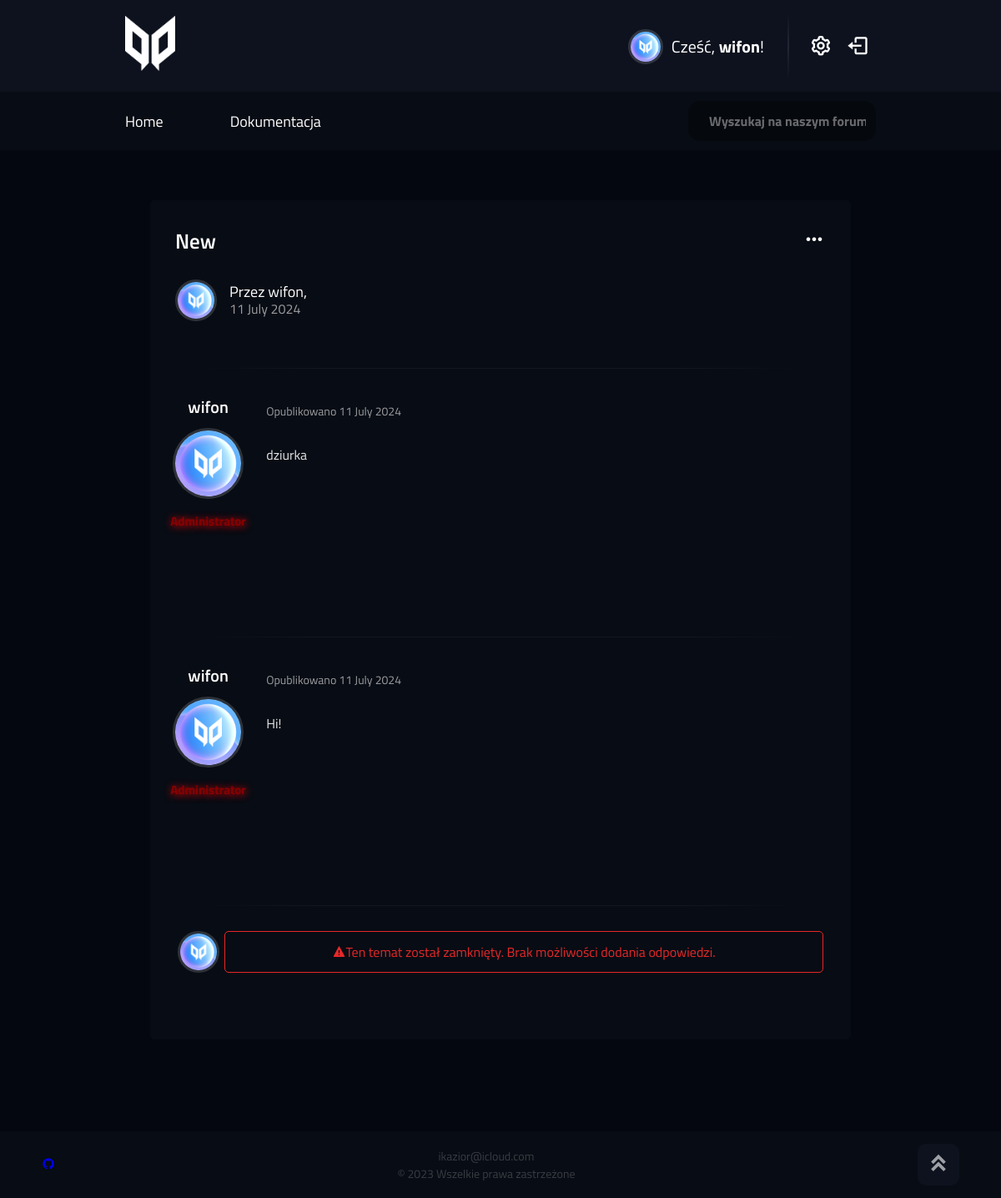
The app's page /topic.php?id=45 (signed in) with its own data.
### tables this page shows
CREATE TABLE `topics` (
  `ID` int(11) NOT NULL,
  `title` varchar(255) NOT NULL,
  `description` text NOT NULL,
  `user_id` int(11) NOT NULL,
  `cat_id` int(11) NOT NULL DEFAULT 1,
  `locked` int(11) NOT NULL DEFAULT 0,
  `date` timestamp NOT NULL DEFAULT current_timestamp()
);

CREATE TABLE `users` (
  `ID` int(11) NOT NULL,
  `username` varchar(255) NOT NULL,
  `password` varchar(255) NOT NULL,
  `email` varchar(255) NOT NULL,
  `rank` varchar(255) NOT NULL DEFAULT 'Użytkownik',
  `pfp` varchar(255) NOT NULL DEFAULT 'default.png',
  `ban` int(11) NOT NULL DEFAULT 0
);

CREATE TABLE `posts` (
  `ID` int(11) NOT NULL,
  `description` text NOT NULL,
  `user_id` int(11) NOT NULL,
  `topic_id` int(11) NOT NULL,
  `date` timestamp NOT NULL DEFAULT current_timestamp()
);

### topic.php (the view, shortened to what this page needs)
<?php
    $user_id = $_SESSION['id'];
    include("connect.php");
    if(isSet($_SESSION['id']) && isSet($_SESSION['username']))
    {
?>
<!DOCTYPE html>
<html lang="pl">
<head>
    <link href='https://unpkg.com/boxicons@2.1.4/css/boxicons.min.css' rel='stylesheet'>
    <link rel="stylesheet" href="./style.css">
    <link rel="stylesheet" href="./admin-menu/style.css">
    <link rel="stylesheet" href="./footer/style.css">
</head>
<body>
    <header>
        <nav class="navbar">
            <div class="container-top">
                <div class="nav-top">
                <a href="home.php"><img class="logo" alt="logo" src="./images/logo.png"></a>
                    <ul class="nav-profile">
                        <a href="user.php?id=<?php echo $user_id; ?>"><li><img class="pfp" alt="pfp" src="./pfp/<?php echo $_SESSION['pfp'];?>"></li>
                        <li><span>Cześć, <b><?php echo $_SESSION['username']; ?></b>!</span></li></a>
                        <div class="divider"></div>
                        <li><a href="settings.php"><i class='bx bx-cog bx-spin-hover'></i></a></li>
                        <li><a href="logout.php"><i class='bx bx-log-out'></i></a></li>
                    </ul>
                </div>
            </div>
            <div class="container-bottom">
                <div class="nav-bottom">
                    <div class="nav-links">
                        <a class="nav-buttons" href="home.php">Home</a>
                        <a class="nav-buttons" href="doc.php">Dokumentacja</a>
                    </div>
                    <input type="text" class="search" onkeyup="search()" id="search" placeholder="Wyszukaj na naszym forum">
                </div>
            </div>
        </nav>
    </header>
    <main class="forum">
        <article class="topic">
            <div class="container">
                <?php
                    $topic_id = $_GET['id'];
                    $sql_topic = "SELECT * FROM topics WHERE ID='$topic_id'";
                    $results_topic = mysqli_query($connect, $sql_topic);
                    $row_topic = mysqli_fetch_array($results_topic);
                    $topic_date = $row_topic['date'];
                    $locked = $row_topic['locked'];
                    $author_id = $row_topic['user_id'];
                    $topic_date = strftime("%e %B %Y",strtotime($topic_date));
                    $sql_author = "SELECT * FROM users WHERE ID='$author_id'";
                    $results_author = mysqli_query($connect, $sql_author);
                    $row_author = mysqli_fetch_array($results_author);
                    $author_username = $row_author['username'];
                    $author_pfp = $row_author['pfp'];
                    $author_rank = $row_author['rank'];
                    if($author_rank === "Administrator") { $author_rank = "</i>Administrator"; $class = "rank-admin"; }
                    else { $class = "rank-user"; }
                    echo "
                    <div class='topic-top'>
                        <p class='topic-post-label'>".$row_topic['title']."</p>
                        <div class='dropdown'>
                            <i onclick='dropdown()' class='bx bx-dots-horizontal-rounded'></i>";
                    echo "
                    </div>
                    </div>
                    <div class='topic-author'>
                    <a href='./user.php?id=".$row_author['ID']."'><img src='./pfp/".$author_pfp."'></a>
                        <div class='author-label'>
                            <p>Przez ".$author_username.",</p><span>".$topic_date."</span>
                        </div>
                    </div><hr>";
                    echo "
                    <div class='post'>
                    <div class='post-author'>
                        <div>
                            <p>".$author_username."</p>
                            <img src='./pfp/".$author_pfp."'>
                            <p class='".$class."'>".$author_rank."</p>
                        </div>
                    </div>
                    <div class='post-content'>
                        <p class='post-date'>Opublikowano ".$topic_date."</p>
                        <div id='topic-content' class='content'>".$row_topic['description']."</div>
                    </div></div><hr>";
                    $sql_posts = "SELECT * FROM posts WHERE topic_id='$topic_id'";
                    $results_posts = mysqli_query($connect, $sql_posts);
                    while($row_posts = mysqli_fetch_array($results_posts)) {
                        $post_date = strftime("%e %B %Y",strtotime($row_posts['date']));
                        $post_author_id = $row_posts['user_id'];
                        $sql_post_user = "SELECT * FROM users WHERE ID='$post_author_id'";
                        $results_post_user = mysqli_query($connect, $sql_post_user);
                        $row_post_user = mysqli_fetch_array($results_post_user);
                        $author_rank = $row_post_user['rank'];
                        if($author_rank === "Administrator") { $class = "rank-admin"; }
                        else { $class = "rank-user"; }
                        echo "
                        <div class='post'>
                        <div class='post-author'>
                            <div>
                                <p>".$row_post_user['username']."</p>
                                <img src='./pfp/".$row_post_user['pfp']."'>
                                <p class='".$class."'>".$author_rank."</p>
                            </div>
                        </div>
                        <div class='post-content'>
                            <p class='post-date'>Opublikowano ".$post_date."</p>
                            <div class='content'>".$row_posts['description']."</div>
                        </div></div><hr>";
                    }
                    echo "<div class='add-post'>";
                    if($locked === '0') {
                        echo "<form method='POST' action='create-post.php'>";
                        echo "<div class='add-box'><img src='./pfp/".$_SESSION['pfp']."'>";
                        echo "<div id='replace'><button onClick='replace(this)'>Dodaj odpowiedź do tematu...</button></div></div></form>";
                    }
                    else {
                        echo "<div class='add-box'><img src='./pfp/".$_SESSION['pfp']."'>";
                        echo "<div class='locked'><i class='bx bxs-error'></i>Ten temat został zamknięty. Brak możliwości dodania odpowiedzi.</div></div>";
                    }
                    echo "</div>";
                ?>
            </div>
        </article>
    </main>
    <footer>
    </footer>
</body>
</html>
<?php
    }
    else {
        header("Location: index.php?error=Musisz być zalogowany");
    }
?>

### style.css (style rules this page uses)
* { margin: 0; padding: 0; box-sizing: border-box; font-family: 'Titillium Web', sans-serif; }
:root { --primary: #080c14; --secondary: #0d121e; --accent: #2b52ff; --accent-hover: #1a3dd6; --label: #ffffff; --text: rgba(255, 255, 255, 0.6); }
body, html { width: 100%; }
body { background: #04070f; }
.navbar { position: relative; width: 100%; }
.container-top { width: 100%; background-color: var(--secondary); display: flex; justify-content: center; }
.nav-top { width: 75%; height: 110px; display: flex; justify-content: space-between; align-items: center; }
.container-bottom { width: 100%; background-color: var(--primary); display: flex; justify-content: center; }
.nav-bottom { width: 75%; height: 70px; display: flex; justify-content: space-between; align-items: center; }
.logo { width: 60px; }
.nav-profile { list-style: none; display: flex; align-items: center; }
.nav-profile > a { text-decoration: none; display: flex; align-items: center; }
.nav-profile span { color: var(--label); font-size: 20px; margin-right: 12px; }
.nav-profile li i { color: var(--label); font-size: 28px; margin: 3px 8px 0 8px; }
.pfp { border-radius: 50%; width: 42px; height: 42px; margin: 7px 10px 0 0; border: 3px solid rgba(200, 200, 200, 0.2); }
.nav-links { display: flex; align-items: center; justify-content: space-around; }
.nav-buttons { text-decoration: none; position: relative; color: var(--label); font-size: 18px; transition: .3s; text-align: left; margin-right: 80px; }
.search { background: rgba(0, 0, 0, 0.35); color: var(--label); padding: 12px 12px 12px 25px; border-radius: 14px; border: none; width: 25%; font-size: 16px; outline: none; }
.search::placeholder { color: rgba(255, 255, 255, 0.4); font-weight: bold; }
.divider { height: 80px; border: 1px solid; border-image: linear-gradient(transparent, rgba(113, 123, 151, 0.2), transparent); border-image-slice: 1; margin: 16px; }
.forum { width: 100%; display: flex; justify-content: center; flex-direction: column; }
.topic { display: flex; justify-content: center; }
.topic > .container { background-color: var(--primary); width: 70%; height: auto; margin: 60px 0 60px 0; padding: 30px; border-radius: 5px; }
.topic-top { display: flex; justify-content: space-between; align-items: center; }
.topic-post-label { color: var(--label); font-size: 25px; font-weight: 600; }
hr { height: 8px; background-image: linear-gradient(90deg, transparent, rgba(113, 123, 151, 0.1) 20% 80%, transparent); border: none; height: 1px; margin: 30px; }
.topic-author { display: flex; align-items: center; padding-bottom: 20px; margin-top: 20px; }
.topic-author img { width: 50px; height: 50px; border-radius: 50%; margin-top: 7px; margin-right: 15px; border: 3px solid rgba(200, 200, 200, 0.2); }
.author-label { line-height: 20px; }
.author-label > p { color: var(--label); font-size: 18px; }
.author-label > span { color: var(--text); font-size: 16px; }
.post { display: flex; justify-content: space-around; }
.post-author { width: 14%; display: flex; justify-content: center; padding-right: 30px; }
.post-author div { display: flex; flex-direction: column; align-items: center; }
a { text-decoration: none; }
.post-author div p { color: var(--label); font-size: 20px; font-weight: 600; }
.post-author div img { width: 85px; height: 85px; border-radius: 50%; margin-top: 10px; border: 3px solid rgba(200, 200, 200, 0.2); }
.rank-admin { font-size: 15px !important; font-weight: bold !important; margin-top: 15px; color: #880000 !important; text-shadow: 1px 1px 10px red; }
.post-content { width: 88%; min-height: 200px; }
.post-date { color: var(--text); font-size: 14px; margin-top: 10px; }
.content { margin-top: 30px; color: rgba(255, 255, 255, 0.9); min-height: 200px; }
.add-post { min-height: 100px; width: 100%; margin-top: 30px; }
.add-box { display: flex; justify-content: space-around; }
.add-box > img { width: 50px; height: 50px; border-radius: 50%; border: 3px solid rgba(200, 200, 200, 0.2); }
.locked { width: 92%; height: 50px; color: rgba(255, 43, 43, 0.9); border: 1px solid rgba(255, 43, 43, 0.9); border-radius: 5px; display: flex; justify-content: center; align-items: center; }

### admin-menu/style.css (style rules this page uses)
:root { --primary: #080c14; --secondary: #0d121e; --accent: #2b52ff; --accent-hover: #1a3dd6; --label: #ffffff; --text: rgba(255, 255, 255, 0.6); }
.dropdown > i { font-size: 28px; cursor: pointer; color: var(--label); transition: .3s; }
.dropdown { position: relative; display: inline-block; }

### records on screen
topics: title "New", date "11 July 2024", description "dziurka"
users: pfp (picture), username "wifon"
posts: user.username "wifon", user.pfp (picture), user.rank "Administrator", date "11 July 2024", description "Hi!"

### other values on screen
$_SESSION['username'] "wifon"
